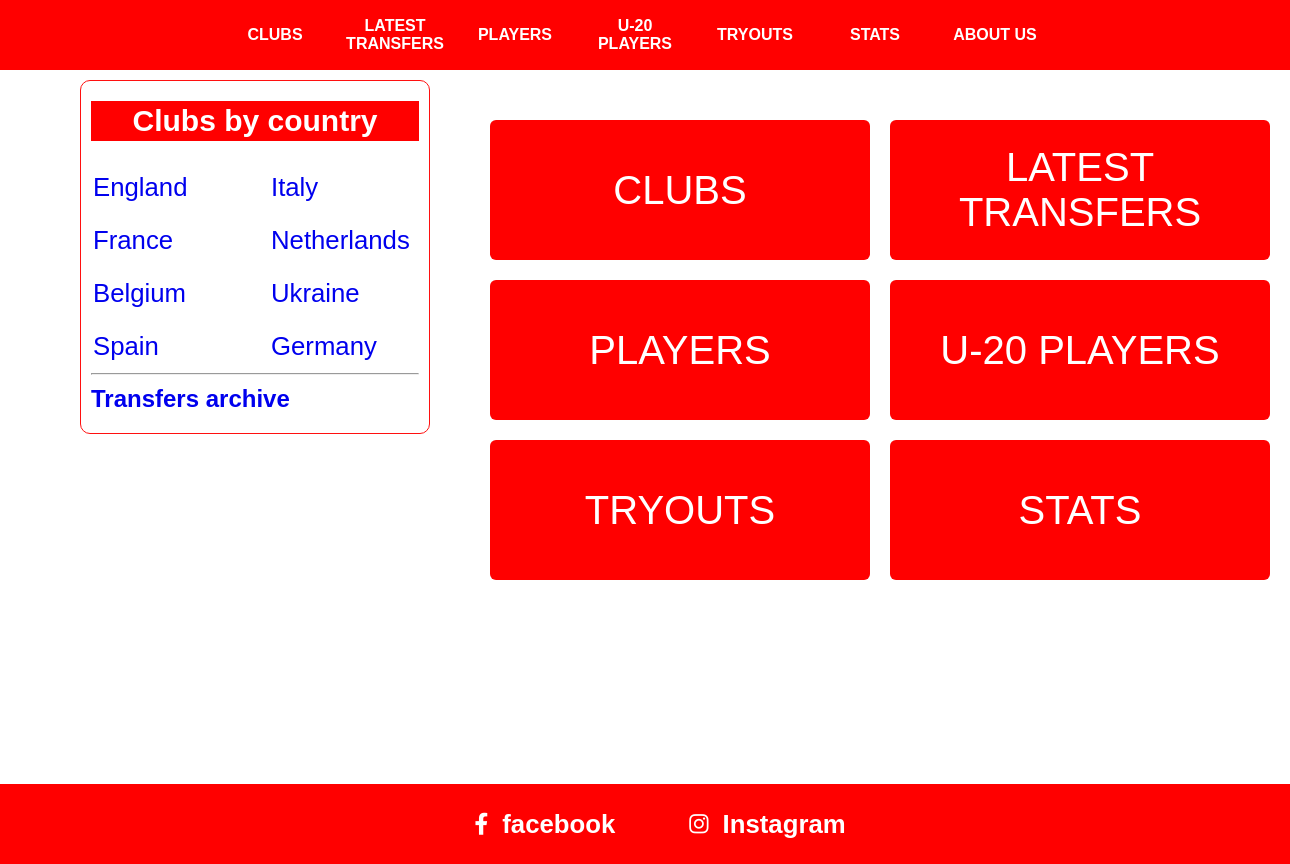
The page / on the database its author committed.
### Foodbolapp/models.py (models this page shows, shortened)
class Davlat(models.Model):
    nom = models.CharField(max_length=50)

### Foodbolapp/views.py (the view)
# urls.py: path('', AsosiyView.as_view()),
class AsosiyView(View):
    def get(self, request):
        davlats = Davlat.objects.all()
        data = {
            "davlatlar": davlats
        }
        return render(request,"index.html", data)

### templates/index.html (shortened to what this page needs)
<!DOCTYPE html>
<html>
  <head>
    <link rel="stylesheet" type="text/css" media="screen" href="/static/style.css" />
    <link
      rel="stylesheet"
      href="https://cdnjs.cloudflare.com/ajax/libs/font-awesome/6.1.1/css/all.min.css"
    />
  </head>
  <body>
    <div class="container">
      <div class="navbar">
        <div class="links">
            <div><a href="/clubs/">CLUBS</a></div>
            <div><a href="/oxirgi/">LATEST TRANSFERS</a></div>
            <div><a href="/players/">PLAYERS</a></div>
            <div><a href="/u20-player/">U-20 PLAYERS</a></div>
            <div><a href="/urinish/">TRYOUTS</a></div>
            <div><a href="/stats/">STATS</a></div>
            <div><a href="/about/">ABOUT US</a></div>
          </div>
      </div>
      <div class="country-clubs">
        <h2 id="title">Clubs by country</h2>
        <div class="country">
          {% for davlat in davlatlar %}
          <div>
            <h3><a href="/davlat/{{davlat.id}}/">{{davlat.nom}}</a> <br /></h3>
          </div>
          {% endfor %}
        </div>
        <hr>
        <h2><a href="/transfer/">Transfers archive</a></h2>
      </div>
      <div class="latest-transfers">
        <div class="countries">
          <a href="/clubs/"> CLUBS </a>
          <a href="/oxirgi/"> LATEST TRANSFERS </a>
          <a href="/players/"> PLAYERS </a>
          <a href="/u20-player/"> U-20 PLAYERS </a>
          <a href="/urinish/"> TRYOUTS </a>
          <a href="/stats/"> STATS </a>
        </div>
      </div>
      <div class="footer" style="margin-top: 200px;">
        <a href="https://www.facebook.com/topfootballtransfers/">
          <div>
            <i class="fa-brands fa-facebook-f"></i> &nbsp;
              <h3>facebook</h3>
          </div>
        </a>
        <a href="https://www.instagram.com/topfootballtransfers/">
          <div>
            <i class="fa-brands fa-instagram"></i> &nbsp;
            <h3>Instagram</h3>
          </div>
        </a>
      </div>
    </div>
  </body>
</html>

### static/style.css (style rules this page uses)
* { margin: 0; padding: 0; box-sizing: border-box; }
.container { width: 100% !important; display: inline-block; font-family: sans-serif; }
.container .navbar { width: 100%; background-color: red; display: flex; align-items: center; justify-content: space-around; position: fixed; z-index: 99; height: 70px !important; }
.container .navbar .links { z-index: 999; display: flex; }
.container .navbar .links div { width: 100px; text-align: center; display: flex; align-items: center; margin-right: 20px; }
.container .navbar .links div a { color: white; font-weight: 700; text-decoration: none; width: 100px !important; height: 45px; display: flex; align-items: center; justify-content: center; }
.container .countries { display: inline-block; width: 100%; display: flex; flex-wrap: wrap; gap: 20px; justify-content: center; }
.container .countries a { color: white; text-decoration: none; width: 380px; height: 140px; background-color: red; border-radius: 6px; font-size: 40px; display: flex; justify-content: center; align-items: center; text-align: center; transition: all 0.3s ease; }
.country-clubs { width: 350px; border: 1px solid rgb(255, 16, 16); border-radius: 10px; position: fixed; top: 80px; left: 80px; padding: 10px 10px; padding-bottom: 10px; }
.country-clubs h2 { margin: 10px 0px; transition: all 0.3s ease; }
.country-clubs h2 a { text-decoration: none; }
.country-clubs #title { font-size: 30px; background-color: red; color: white; text-align: center; line-height: 40px; }
.country-clubs .country { width: 100%; display: flex; flex-wrap: wrap; justify-content: space-between; font-size: 22px; margin-top: 20px; }
.country-clubs .country div { width: 150px; height: 100%; }
.country-clubs .country h3 { font-weight: 100 !important; margin: 10px 0px !important; width: 100%; padding: 2px 2px; transition: all 0.3s ease; }
.country-clubs .country h3 a { text-decoration: none; margin-top: 20px !important; }
.latest-transfers { display: inline-block; width: 800px; margin-left: 480px; margin-top: 120px !important; }
.latest-transfers { display: inline-block; width: 800px; margin-left: 480px; margin-top: 220px; overflow: hidden; }
.footer { width: 100%; background-color: red; height: 80px; display: flex; align-items: center; justify-content: center; font-size: 22px; padding-left: 80px; }
.footer a { margin-right: 50px; color: white; text-decoration: none; word-spacing: 8px; padding: 4px 12px; border-radius: 5px; transition: all 0.3s ease; }
.footer a div { display: flex; align-items: center; }

### rows shown on the page
Davlat: nom "England"
Davlat: nom "Italy"
Davlat: nom "France"
Davlat: nom "Netherlands"
Davlat: nom "Belgium"
Davlat: nom "Ukraine"
Davlat: nom "Spain"
Davlat: nom "Germany"
